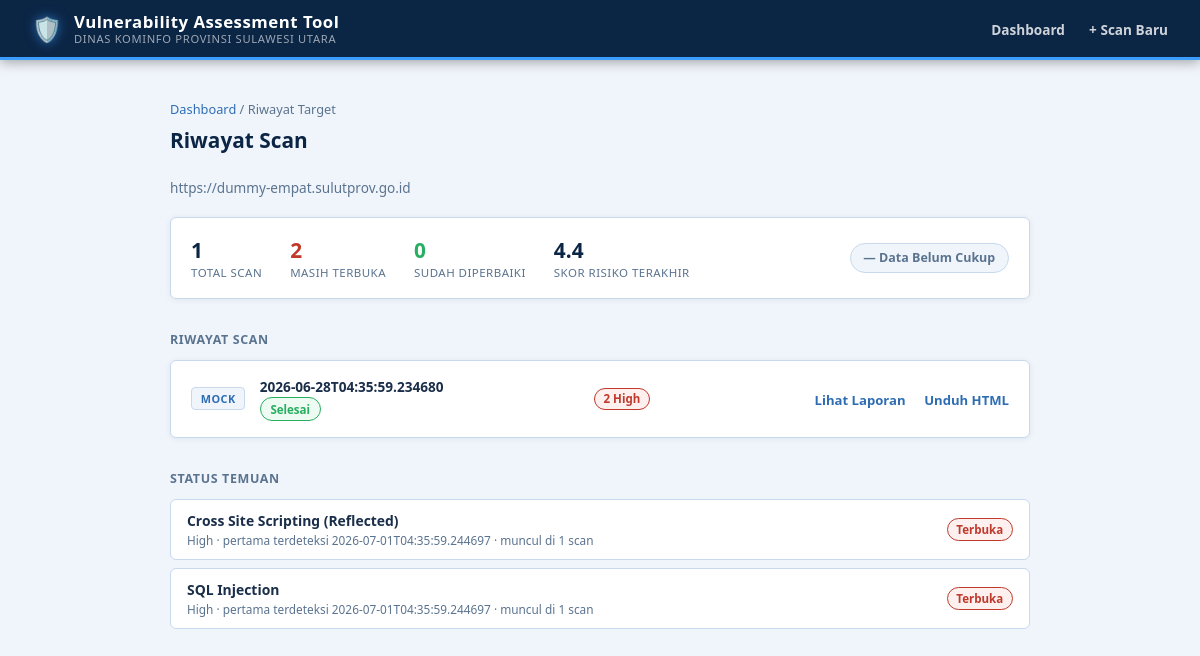
Screenshot of /target/4 with the database file from the repository.
### db/models.py (models this page shows, shortened)
class Base(DeclarativeBase):
    pass

class Target(Base):
    __tablename__ = "targets"
    id         = Column(Integer, primary_key=True, autoincrement=True)
    url        = Column(String(2048), nullable=False, unique=True)
    label      = Column(String(512))                        # optional friendly name
    created_at = Column(DateTime, default=_now, nullable=False)
    scan_reports    = relationship("ScanReport",   back_populates="target", cascade="all, delete-orphan")
    finding_history = relationship("FindingHistory", back_populates="target", cascade="all, delete-orphan")

class ScanReport(Base):
    __tablename__ = "scan_reports"
    id            = Column(String(64), primary_key=True)   # job_id / report_id (uuid4)
    target_id     = Column(Integer, ForeignKey("targets.id", ondelete="CASCADE"), nullable=False)
    source        = Column(String(16), nullable=False, default="live")
    status        = Column(String(16), nullable=False, default="running")
    started_at    = Column(DateTime, default=_now, nullable=False)
    finished_at   = Column(DateTime)
    finding_count = Column(Integer, default=0)
    high_count    = Column(Integer, default=0)
    medium_count  = Column(Integer, default=0)
    low_count     = Column(Integer, default=0)
    info_count    = Column(Integer, default=0)
    risk_score    = Column(Float,   default=0.0)
    report_path   = Column(String(512))
    error_message = Column(Text)
    target   = relationship("Target",  back_populates="scan_reports")
    findings = relationship("Finding", back_populates="scan_report", cascade="all, delete-orphan")
    __table_args__ = (
        Index("idx_scan_reports_target", "target_id"),
    )
    def to_dict(self) -> dict:
        return {
            "id": self.id, "target_id": self.target_id, "source": self.source,
            "status": self.status,
            "started_at":  self.started_at.isoformat()  if self.started_at  else None,
            "finished_at": self.finished_at.isoformat() if self.finished_at else None,
            "finding_count": self.finding_count, "high_count": self.high_count,
            "medium_count": self.medium_count,   "low_count":  self.low_count,
            "info_count":   self.info_count,     "risk_score": self.risk_score,
            "report_path":  self.report_path,    "error_message": self.error_message,
        }

class FindingHistory(Base):
    __tablename__ = "finding_history"
    id                = Column(Integer, primary_key=True, autoincrement=True)
    target_id         = Column(Integer, ForeignKey("targets.id", ondelete="CASCADE"), nullable=False)
    dedup_key         = Column(String(512), nullable=False)
    name              = Column(String(512), nullable=False)
    risk              = Column(String(16),  nullable=False)
    first_seen_scan_id = Column(String(64), ForeignKey("scan_reports.id"), nullable=False)
    last_seen_scan_id  = Column(String(64), ForeignKey("scan_reports.id"), nullable=False)
    first_seen_at     = Column(DateTime, default=_now, nullable=False)
    last_seen_at      = Column(DateTime, default=_now, nullable=False)
    resolved_at       = Column(DateTime)                   # NULL = still open
    target = relationship("Target", back_populates="finding_history")
    __table_args__ = (
        UniqueConstraint("target_id", "dedup_key", name="uq_target_dedup"),
        Index("idx_finding_history_target", "target_id"),
    )

### web/app.py (the view)
@app.route("/target/<int:target_id>")
def target_history(target_id):
    history = repo.get_scan_history(target_id)
    if not history:
        abort(404)
    trend = agg.get_target_trend(target_id)
    finding_statuses = agg.get_finding_statuses(target_id)
    return render_template(
        "target_history.html",
        target_id=target_id,
        history=history,
        trend=trend,
        finding_statuses=finding_statuses,
    )

### db/repository.py (called while the page is built)
@contextmanager
def _session():
    db = SessionLocal()
    try:
        yield db
        db.commit()
    except Exception:
        db.rollback()
        raise
    finally:
        db.close()

def get_scan_history(target_id: int) -> list[dict]:
    with _session() as db:
        reports = (
            db.query(ScanReport)
            .filter_by(target_id=target_id)
            .order_by(ScanReport.started_at.desc())
            .all()
        )
        return [r.to_dict() for r in reports]

### scanner/aggregator.py (called while the page is built, shortened)
def _classify_trend(risk_series: list[float], threshold: float = 0.5) -> str:
    if len(risk_series) < 2:
        return "insufficient_data"

### web/templates/target_history.html (shortened to what this page needs)
<!DOCTYPE html>
<html lang="id">
<head>
</head>
<body>
<header>
  <div class="header-brand">
    <span class="shield">🛡️</span>
    <h1>Vulnerability Assessment Tool<span>Dinas Kominfo Provinsi Sulawesi Utara</span></h1>
  </div>
  <nav class="header-nav">
    <a href="/dashboard">Dashboard</a>
    <a href="/">+ Scan Baru</a>
  </nav>
</header>
<main>
  <div class="breadcrumb"><a href="/dashboard">Dashboard</a> / Riwayat Target</div>
  <div class="page-title">Riwayat Scan</div>
  <div class="scan-sub" style="margin-bottom:1.25rem; font-size:.85rem; color:var(--muted);">{{ trend.url }}</div>
  {% if trend.scan_count > 0 %}
  <div class="trend-card">
    <div class="trend-stats">
      <div class="trend-stat">
        <div class="num">{{ trend.scan_count }}</div>
        <div class="lbl">Total Scan</div>
      </div>
      <div class="trend-stat">
        <div class="num" style="color:var(--high)">{{ trend.open_findings }}</div>
        <div class="lbl">Masih Terbuka</div>
      </div>
      <div class="trend-stat">
        <div class="num" style="color:var(--low)">{{ trend.resolved_findings }}</div>
        <div class="lbl">Sudah Diperbaiki</div>
      </div>
      {% if trend.risk_score_series %}
      <div class="trend-stat">
        <div class="num">{{ "%.1f"|format(trend.risk_score_series[-1]) }}</div>
        <div class="lbl">Skor Risiko Terakhir</div>
      </div>
      {% endif %}
    </div>
    <div class="trend-badge {{ trend.trend }}">
      {% if trend.trend == 'improving' %}↓ Tren Membaik
      {% elif trend.trend == 'worsening' %}↑ Tren Memburuk
      {% elif trend.trend == 'stable' %}→ Stabil
      {% else %}— Data Belum Cukup{% endif %}
    </div>
  </div>
  {% endif %}
  <div class="section-label">Riwayat Scan</div>
  {% if history %}
  <div class="timeline">
    {% for scan in history %}
    <div class="scan-card" id="card-{{ scan.id }}">
      <div class="scan-left">
        <span class="source-tag {{ scan.source }}">{{ scan.source }}</span>
        <div>
          <div class="scan-date">{{ scan.started_at }}</div>
          <div class="scan-sub">
            {% if scan.status == 'done' %}
              <span class="badge done">Selesai</span>
            {% elif scan.status == 'running' %}
              <span class="badge running">Berjalan</span>
            {% elif scan.status == 'error' %}
              <span class="badge error">Gagal</span>
            {% endif %}
          </div>
        </div>
      </div>
      <div class="risk-pills">
        {% if scan.high_count %}<span class="risk-pill high">{{ scan.high_count }} High</span>{% endif %}
      </div>
      <div class="scan-actions">
        {% if scan.status == 'done' %}
          <a href="/report/{{ scan.id }}" target="_blank">Lihat Laporan</a>
          <a href="/download/{{ scan.id }}">Unduh HTML</a>
        {% elif scan.status == 'error' %}
          <span style="font-size:.8rem;color:var(--muted)">{{ scan.error_message }}</span>
        {% endif %}
      </div>
    </div>
    {% endfor %}
  </div>
  {% else %}
  <div class="empty-state">Tidak ada riwayat scan untuk target ini.</div>
  {% endif %}
  {% if finding_statuses %}
  <div class="section-label">Status Temuan</div>
  {% for f in finding_statuses %}
  <div class="finding-row">
    <div>
      <div class="finding-name">{{ f.name }}</div>
      <div class="finding-meta">
        {{ f.risk }} · pertama terdeteksi {{ f.first_seen_at }}
        · muncul di {{ f.scans_seen_in }} scan
      </div>
    </div>
    <span class="status-tag {{ f.status }}">
      {{ 'Terbuka' if f.status == 'open' else 'Diperbaiki' }}
    </span>
  </div>
  {% endfor %}
  {% endif %}
</main>
</body>
</html>

### rows the page displays
Target: url "https://dummy-empat.sulutprov.go.id"
ScanReport: risk_score "4.4", source "MOCK", started_at "2026-06-28T04:35:59.234680", status "Selesai", high_count "2"
FindingHistory: name "Cross Site Scripting (Reflected)", risk "High", first_seen_at "2026-07-01T04:35:59.244697", scans_seen_in "1", status "Terbuka"
FindingHistory: name "SQL Injection", risk "High", first_seen_at "2026-07-01T04:35:59.244697", scans_seen_in "1", status "Terbuka"

### other values shown
{{ trend.scan_count }} "1"
{{ trend.open_findings }} "2"
{{ trend.resolved_findings }} "0"
